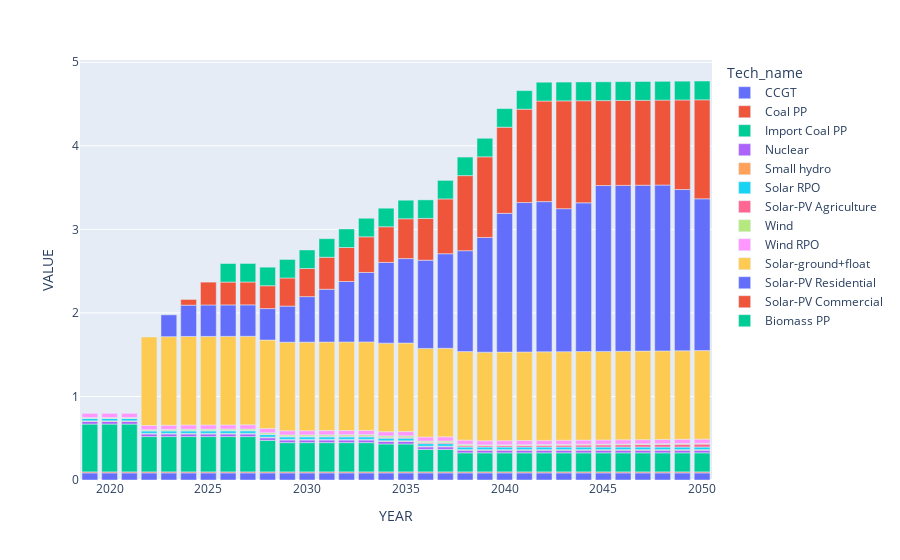

Notebook cell for this chart:
### Code cell
px.bar(tot_cap, x="YEAR", y='VALUE', color='Tech_name')

### Figure 1 — Plotly figure (JSON) as saved in the notebook; plotly's stock layout.template omitted (floating-point values rounded to 4 significant figures)
{"data": [{"alignmentgroup": "True", "hovertemplate": "Tech_name=CCGT<br>YEAR=%{x}<br>VALUE=%{y}<extra></extra>", "legendgroup": "CCGT", "marker": {"color": "#636efa"}, "name": "CCGT", "offsetgroup": "CCGT", "orientation": "v", "showlegend": true, "textposition": "auto", "type": "bar", "x": [2019, 2020, 2021, 2022, 2023, 2024, 2025, 2026, 2027, 2028, 2029, 2030, 2031, 2032, 2033, 2034, 2035, 2036, 2037, 2038, 2039, 2040, 2041, 2042, 2043, 2044, 2045, 2046, 2047, 2048, 2049, 2050], "xaxis": "x", "y": [0.08506, 0.08506, 0.08506, 0.08506, 0.08506, 0.08506, 0.08506, 0.08506, 0.08506, 0.08506, 0.08506, 0.08506, 0.08506, 0.08506, 0.08506, 0.08506, 0.08506, 0.08506, 0.08506, 0.08506, 0.08506, 0.08506, 0.08506, 0.08506, 0.08506, 0.08506, 0.08506, 0.08506, 0.08506, 0.08506, 0.08506, 0.08506], "yaxis": "y"}, {"alignmentgroup": "True", "hovertemplate": "Tech_name=Coal PP<br>YEAR=%{x}<br>VALUE=%{y}<extra></extra>", "legendgroup": "Coal PP", "marker": {"color": "#EF553B"}, "name": "Coal PP", "offsetgroup": "Coal PP", "orientation": "v", "showlegend": true, "textposition": "auto", "type": "bar", "x": [2019, 2020, 2021, 2022, 2023, 2024, 2025, 2026, 2027, 2028, 2029, 2030, 2031, 2032, 2033, 2034, 2035, 2036, 2037, 2038, 2039, 2040, 2041, 2042, 2043, 2044, 2045, 2046, 2047, 2048, 2049, 2050], "xaxis": "x", "y": [0.012, 0.012, 0.012, 0.012, 0.012, 0.012, 0.012, 0.012, 0.012, 0.012, 0.012, 0.012, 0.012, 0.012, 0.012, 0.012, 0.012, 0.012, 0.012, 0.012, 0.012, 0.012, 0.012, 0.012, 0.012, 0.012, 0.012, 0.012, 0.012, 0.012, 0.012, 0.012], "yaxis": "y"}, {"alignmentgroup": "True", "hovertemplate": "Tech_name=Import Coal PP<br>YEAR=%{x}<br>VALUE=%{y}<extra></extra>", "legendgroup": "Import Coal PP", "marker": {"color": "#00cc96"}, "name": "Import Coal PP", "offsetgroup": "Import Coal PP", "orientation": "v", "showlegend": true, "textposition": "auto", "type": "bar", "x": [2019, 2020, 2021, 2022, 2023, 2024, 2025, 2026, 2027, 2028, 2029, 2030, 2031, 2032, 2033, 2034, 2035, 2036, 2037, 2038, 2039, 2040, 2041, 2042, 2043, 2044, 2045, 2046, 2047, 2048, 2049, 2050], "xaxis": "x", "y": [0.5724, 0.5724, 0.5724, 0.4224, 0.4224, 0.4224, 0.4224, 0.4224, 0.4224, 0.3771, 0.3502, 0.3502, 0.3502, 0.3502, 0.3502, 0.3341, 0.3341, 0.2687, 0.2687, 0.228, 0.228, 0.228, 0.228, 0.228, 0.228, 0.228, 0.228, 0.228, 0.228, 0.228, 0.228, 0.228], "yaxis": "y"}, {"alignmentgroup": "True", "hovertemplate": "Tech_name=Nuclear<br>YEAR=%{x}<br>VALUE=%{y}<extra></extra>", "legendgroup": "Nuclear", "marker": {"color": "#ab63fa"}, "name": "Nuclear", "offsetgroup": "Nuclear", "orientation": "v", "showlegend": true, "textposition": "auto", "type": "bar", "x": [2019, 2020, 2021, 2022, 2023, 2024, 2025, 2026, 2027, 2028, 2029, 2030, 2031, 2032, 2033, 2034, 2035, 2036, 2037, 2038, 2039, 2040, 2041, 2042, 2043, 2044, 2045, 2046, 2047, 2048, 2049, 2050], "xaxis": "x", "y": [0.03148, 0.03148, 0.03148, 0.03148, 0.03148, 0.03148, 0.03148, 0.03148, 0.03148, 0.03148, 0.03148, 0.03148, 0.03148, 0.03148, 0.03148, 0.03148, 0.03148, 0.03148, 0.03148, 0.03148, 0.03148, 0.03148, 0.03148, 0.03148, 0.03148, 0.03148, 0.03148, 0.03148, 0.03148, 0.03148, 0.03148, 0.03148], "yaxis": "y"}, {"alignmentgroup": "True", "hovertemplate": "Tech_name=Small hydro<br>YEAR=%{x}<br>VALUE=%{y}<extra></extra>", "legendgroup": "Small hydro", "marker": {"color": "#FFA15A"}, "name": "Small hydro", "offsetgroup": "Small hydro", "orientation": "v", "showlegend": true, "textposition": "auto", "type": "bar", "x": [2019, 2020, 2021, 2022, 2023, 2024, 2025, 2026, 2027, 2028, 2029, 2030, 2031, 2032, 2033, 2034, 2035, 2036, 2037, 2038, 2039, 2040, 2041, 2042, 2043, 2044, 2045, 2046, 2047, 2048, 2049, 2050], "xaxis": "x", "y": [0.007, 0.007, 0.007, 0.007, 0.007, 0.007, 0.007, 0.007, 0.007, 0.007, 0.007, 0.007, 0.007, 0.007, 0.007, 0.007, 0.007, 0.007, 0.007, 0.007, 0.007, 0.007, 0.007, 0.007, 0.007, 0.007, 0.007, 0.007, 0.007, 0.007, 0.007, 0.007], "yaxis": "y"}, {"alignmentgroup": "True", "hovertemplate": "Tech_name=Solar RPO<br>YEAR=%{x}<br>VALUE=%{y}<extra></extra>", "legendgroup": "Solar RPO", "marker": {"color": "#19d3f3"}, "name": "Solar RPO", "offsetgroup": "Solar RPO", "orientation": "v", "showlegend": true, "textposition": "auto", "type": "bar", "x": [2019, 2020, 2021, 2022, 2023, 2024, 2025, 2026, 2027, 2028, 2029, 2030, 2031, 2032, 2033, 2034, 2035, 2036, 2037, 2038, 2039, 2040, 2041, 2042, 2043, 2044, 2045, 2046, 2047, 2048, 2049, 2050], "xaxis": "x", "y": [0.031, 0.031, 0.031, 0.031, 0.031, 0.031, 0.031, 0.031, 0.031, 0.031, 0.031, 0.031, 0.031, 0.031, 0.031, 0.031, 0.031, 0.031, 0.031, 0.031, 0.031, 0.031, 0.031, 0.031, 0.031, 0.031, 0.031, 0.031, 0.031, 0.031, 0.031, 0.031], "yaxis": "y"}, {"alignmentgroup": "True", "hovertemplate": "Tech_name=Solar-PV Agriculture<br>YEAR=%{x}<br>VALUE=%{y}<extra></extra>", "legendgroup": "Solar-PV Agriculture", "marker": {"color": "#FF6692"}, "name": "Solar-PV Agriculture", "offsetgroup": "Solar-PV Agriculture", "orientation": "v", "showlegend": true, "textposition": "auto", "type": "bar", "x": [2019, 2020, 2021, 2022, 2023, 2024, 2025, 2026, 2027, 2028, 2029, 2030, 2031, 2032, 2033, 2034, 2035, 2036, 2037, 2038, 2039, 2040, 2041, 2042, 2043, 2044, 2045, 2046, 2047, 2048, 2049, 2050], "xaxis": "x", "y": [1.782e-05, 1.782e-05, 0.0004456, 0.0008734, 0.001283, 0.001711, 0.002139, 0.00287, 0.0036, 0.004331, 0.005062, 0.005793, 0.006827, 0.00786, 0.008894, 0.009928, 0.01096, 0.0123, 0.01364, 0.01497, 0.01631, 0.01765, 0.0193, 0.02094, 0.02258, 0.02422, 0.02586, 0.02781, 0.02977, 0.03171, 0.03365, 0.03559], "yaxis": "y"}, {"alignmentgroup": "True", "hovertemplate": "Tech_name=Wind<br>YEAR=%{x}<br>VALUE=%{y}<extra></extra>", "legendgroup": "Wind", "marker": {"color": "#B6E880"}, "name": "Wind", "offsetgroup": "Wind", "orientation": "v", "showlegend": true, "textposition": "auto", "type": "bar", "x": [2019, 2020, 2021, 2022, 2023, 2024, 2025, 2026, 2027, 2028, 2029, 2030, 2031, 2032, 2033, 2034, 2035, 2036, 2037, 2038, 2039, 2040, 2041, 2042, 2043, 2044, 2045, 2046, 2047, 2048, 2049, 2050], "xaxis": "x", "y": [0.008767, 0.008767, 0.008767, 0.0126, 0.01505, 0.01753, 0.01753, 0.01753, 0.01753, 0.01753, 0.01753, 0.01753, 0.01753, 0.01753, 0.01753, 0.01753, 0.01753, 0.01753, 0.01753, 0.01753, 0.008767, 0.008767, 0.008767, 0.008767, 0.008767, 0.008767, 0.008767, 0.008767, 0.008767, 0.008767, 0.008767, 0.008767], "yaxis": "y"}, {"alignmentgroup": "True", "hovertemplate": "Tech_name=Wind RPO<br>YEAR=%{x}<br>VALUE=%{y}<extra></extra>", "legendgroup": "Wind RPO", "marker": {"color": "#FF97FF"}, "name": "Wind RPO", "offsetgroup": "Wind RPO", "orientation": "v", "showlegend": true, "textposition": "auto", "type": "bar", "x": [2019, 2020, 2021, 2022, 2023, 2024, 2025, 2026, 2027, 2028, 2029, 2030, 2031, 2032, 2033, 2034, 2035, 2036, 2037, 2038, 2039, 2040, 2041, 2042, 2043, 2044, 2045, 2046, 2047, 2048, 2049, 2050], "xaxis": "x", "y": [0.05, 0.05, 0.05, 0.05, 0.05, 0.05, 0.05, 0.05, 0.05, 0.05, 0.05, 0.05, 0.05, 0.05, 0.05, 0.05, 0.05, 0.05, 0.05, 0.05, 0.05, 0.05, 0.05, 0.05, 0.05, 0.05, 0.05, 0.05, 0.05, 0.05, 0.05, 0.05], "yaxis": "y"}, {"alignmentgroup": "True", "hovertemplate": "Tech_name=Solar-ground+float<br>YEAR=%{x}<br>VALUE=%{y}<extra></extra>", "legendgroup": "Solar-ground+float", "marker": {"color": "#FECB52"}, "name": "Solar-ground+float", "offsetgroup": "Solar-ground+float", "orientation": "v", "showlegend": true, "textposition": "auto", "type": "bar", "x": [2022, 2023, 2024, 2025, 2026, 2027, 2028, 2029, 2030, 2031, 2032, 2033, 2034, 2035, 2036, 2037, 2038, 2039, 2040, 2041, 2042, 2043, 2044, 2045, 2046, 2047, 2048, 2049, 2050], "xaxis": "x", "y": [1.06, 1.06, 1.06, 1.06, 1.06, 1.06, 1.06, 1.06, 1.06, 1.06, 1.06, 1.06, 1.06, 1.06, 1.06, 1.06, 1.06, 1.06, 1.06, 1.06, 1.06, 1.06, 1.06, 1.06, 1.06, 1.06, 1.06, 1.06, 1.06], "yaxis": "y"}, {"alignmentgroup": "True", "hovertemplate": "Tech_name=Solar-PV Residential<br>YEAR=%{x}<br>VALUE=%{y}<extra></extra>", "legendgroup": "Solar-PV Residential", "marker": {"color": "#636efa"}, "name": "Solar-PV Residential", "offsetgroup": "Solar-PV Residential", "orientation": "v", "showlegend": true, "textposition": "auto", "type": "bar", "x": [2023, 2024, 2025, 2026, 2027, 2028, 2029, 2030, 2031, 2032, 2033, 2034, 2035, 2036, 2037, 2038, 2039, 2040, 2041, 2042, 2043, 2044, 2045, 2046, 2047, 2048, 2049, 2050], "xaxis": "x", "y": [0.2616, 0.3747, 0.3763, 0.3763, 0.3763, 0.3763, 0.432, 0.5448, 0.632, 0.724, 0.8313, 0.9667, 1.011, 1.056, 1.132, 1.208, 1.373, 1.661, 1.788, 1.798, 1.712, 1.78, 1.985, 1.985, 1.985, 1.985, 1.93, 1.817], "yaxis": "y"}, {"alignmentgroup": "True", "hovertemplate": "Tech_name=Solar-PV Commercial<br>YEAR=%{x}<br>VALUE=%{y}<extra></extra>", "legendgroup": "Solar-PV Commercial", "marker": {"color": "#EF553B"}, "name": "Solar-PV Commercial", "offsetgroup": "Solar-PV Commercial", "orientation": "v", "showlegend": true, "textposition": "auto", "type": "bar", "x": [2024, 2025, 2026, 2027, 2028, 2029, 2030, 2031, 2032, 2033, 2034, 2035, 2036, 2037, 2038, 2039, 2040, 2041, 2042, 2043, 2044, 2045, 2046, 2047, 2048, 2049, 2050], "xaxis": "x", "y": [0.06817, 0.2735, 0.2735, 0.2735, 0.2735, 0.3366, 0.3366, 0.3833, 0.4067, 0.4265, 0.4265, 0.4767, 0.5001, 0.6561, 0.8987, 0.9652, 1.032, 1.118, 1.204, 1.29, 1.222, 1.017, 1.017, 1.017, 1.017, 1.072, 1.185], "yaxis": "y"}, {"alignmentgroup": "True", "hovertemplate": "Tech_name=Biomass PP<br>YEAR=%{x}<br>VALUE=%{y}<extra></extra>", "legendgroup": "Biomass PP", "marker": {"color": "#00cc96"}, "name": "Biomass PP", "offsetgroup": "Biomass PP", "orientation": "v", "showlegend": true, "textposition": "auto", "type": "bar", "x": [2026, 2027, 2028, 2029, 2030, 2031, 2032, 2033, 2034, 2035, 2036, 2037, 2038, 2039, 2040, 2041, 2042, 2043, 2044, 2045, 2046, 2047, 2048, 2049, 2050], "xaxis": "x", "y": [0.222, 0.222, 0.222, 0.222, 0.222, 0.222, 0.222, 0.222, 0.222, 0.222, 0.222, 0.222, 0.222, 0.222, 0.222, 0.222, 0.225, 0.225, 0.225, 0.225, 0.225, 0.225, 0.225, 0.225, 0.225], "yaxis": "y"}], "layout": {"barmode": "relative", "legend": {"title": {"text": "Tech_name"}, "tracegroupgap": 0}, "margin": {"t": 60}, "xaxis": {"anchor": "y", "domain": [0, 1], "title": {"text": "YEAR"}}, "yaxis": {"anchor": "x", "domain": [0, 1], "title": {"text": "VALUE"}}}}
